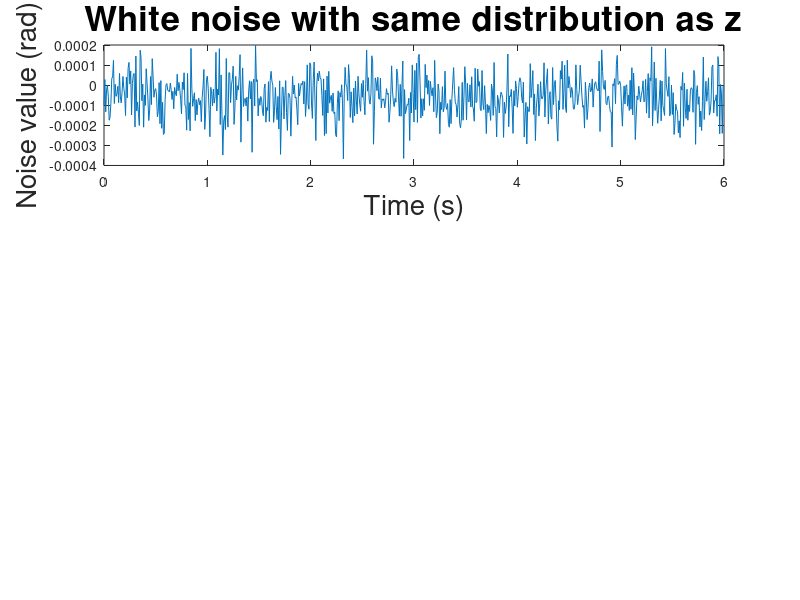

Here is the MATLAB script that generated this plot: (Note: this script raises an error after producing the figure.)
%%%%%%%%%%%%%%%%%%%%%%%%%%%%%%%%%%%%%%%%%%%%%%%%%%%%%%%%%%%%%%%%%%%%%%%%%%%
% Check Gaussian filter validity
%
% Script to assess whether producing coloured noise by convolution white
% noise with a Gaussian filter is properly representing the measured
% coloured noise signals of the flight experiment.
% 
% Author:        Dennis Benders, TU Delft, CoR
% Last modified: 21.01.2021
% 
%%%%%%%%%%%%%%%%%%%%%%%%%%%%%%%%%%%%%%%%%%%%%%%%%%%%%%%%%%%%%%%%%%%%%%%%%%%


%% Initialization
clear;
close all;
clc;


%% Plot parameters
axFontSize = 15;
labelFontSize = 20;
titleFontSize = 25;


%% Load noise data
load measProcessNoise.mat;


%% Measurement noise + generation using Gaussian filter
% Generate noise with same variance and smoothness as measurement noise
zN = length(zT);

zW = normrnd(zMu,zSigma,[1,zN]);

zTDiff = zeros(1,zN-1);
for i = 1:zN-1
    zTDiff(i) = zT(i+1) - zT(i);
end
zTs  = mean(zTDiff);
zTau = linspace(-zT(end),zT(end),2*zN-1);
h    = sqrt(1/zTs*zS*sqrt(pi))*exp(-zTau.^2/(2*zS^2));
zCol = conv(h,zW,'valid');

% Plot data
figure('Name',['Measurement noise and comparable coloured noise using '...
               'Gaussian filter']);
subplot(3,1,1);
plot(zT,zW);
% xlim([0,1.5]);
xlabel('Time (s)','FontSize',labelFontSize);
ylabel('Noise value (rad)','FontSize',labelFontSize);
title('White noise with same distribution as z','FontSize',titleFontSize);
ax = gca;
ax.FontSize = axFontSize;
subplot(3,1,2);
plot(zT,zCol);
% xlim([0,1.5]);
xlabel('Time (s)','FontSize',labelFontSize);
ylabel('Noise value (rad)','FontSize',labelFontSize);
title(['Coloured noise, generated by convoluting above white noise '...
       'signal with a Gaussian filter'],'FontSize',titleFontSize);
ax = gca;
ax.FontSize = axFontSize;
subplot(3,1,3);
plot(zT,z);
% xlim([0,1.5]);
xlabel('Time (s)','FontSize',labelFontSize);
ylabel('Noise value (rad)','FontSize',labelFontSize);
title('z','FontSize',titleFontSize);
ax = gca;
ax.FontSize = axFontSize;


%% Process noise w1 + generation using Gaussian filter
wN = length(wT);

wW1 = normrnd(wMu(1),wSigma(1),[1,wN]);

wTDiff = zeros(1,wN-1);
for i = 1:wN-1
    wTDiff(i) = wT(i+1) - wT(i);
end
wTs  = mean(wTDiff);
wTau = linspace(-wT(end),wT(end),2*wN-1);
h    = sqrt(1/wTs*wS(1)*sqrt(pi))*exp(-wTau.^2/(2*wS(1)^2));
wCol1 = conv(h,wW1,'valid');

% Plot data
figure('Name',['Process noise w_1 and comparable coloured noise using '...
               'Gaussian filter']);
subplot(3,1,1);
plot(wT,wW1);
xlabel('Time (s)','FontSize',labelFontSize);
ylabel('Noise value (rad/s)','FontSize',labelFontSize);
title('White noise with same distribution as w_1',...
      'FontSize',titleFontSize);
ax = gca;
ax.FontSize = axFontSize;
subplot(3,1,2);
plot(wT,wCol1);
xlabel('Time (s)','FontSize',labelFontSize);
ylabel('Noise value (rad/s)','FontSize',labelFontSize);
title(['Coloured noise, generated by convoluting above white noise '...
       'signal with a Gaussian filter'],'FontSize',titleFontSize);
ax = gca;
ax.FontSize = axFontSize;
subplot(3,1,3);
plot(wT,w(1,:));
xlabel('Time (s)','FontSize',labelFontSize);
ylabel('Noise value (rad/s)','FontSize',labelFontSize);
title('w_1','FontSize',titleFontSize);
ax = gca;
ax.FontSize = axFontSize;


%% Process noise w2 + generation using Gaussian filter
wW2 = normrnd(wMu(2),wSigma(2),[1,wN]);

h    = sqrt(1/wTs*wS(2)*sqrt(pi))*exp(-wTau.^2/(2*wS(2)^2));
wCol2 = conv(h,wW2,'valid');

% Plot data
figure('Name',['Process noise w_{2,res} and comparable coloured noise '...
               'using Gaussian filter']);
subplot(3,1,1);
plot(wT,wW2);
xlabel('Time (s)','FontSize',labelFontSize);
ylabel('Noise value (rad/s)','FontSize',labelFontSize);
title('White noise with same distribution as w_{2,res}',...
      'FontSize',titleFontSize);
ax = gca;
ax.FontSize = axFontSize;
subplot(3,1,2);
plot(wT,wCol2);
xlabel('Time (s)','FontSize',labelFontSize);
ylabel('Noise value (rad/s)','FontSize',labelFontSize);
title(['Coloured noise, generated by convoluting above white noise '...
       'signal with a Gaussian filter'],'FontSize',titleFontSize);
ax = gca;
ax.FontSize = axFontSize;
subplot(3,1,3);
plot(wT,w(2,:));
xlabel('Time (s)','FontSize',labelFontSize);
ylabel('Noise value (rad/s)','FontSize',labelFontSize);
title('w_{2,res}','FontSize',titleFontSize);
ax = gca;
ax.FontSize = axFontSize;
